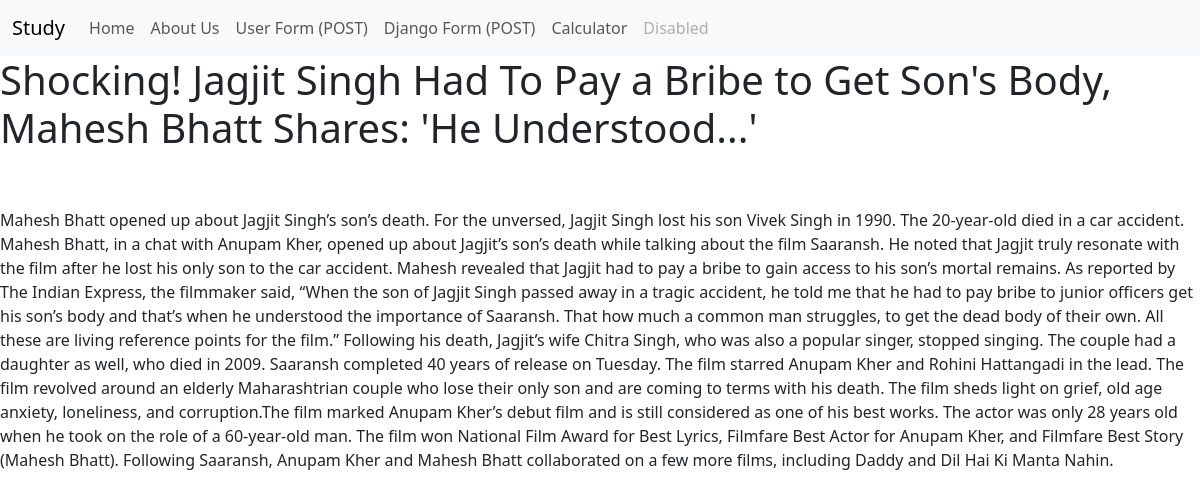
/news/news-details/2/, run on the app's committed database.
### news/models.py (models this page shows, shortened)
class News(models.Model):
    title=models.CharField(max_length=100)
    details=models.TextField(default="")

### news/views.py (the view)
# urls.py: path('news-details/<int:newsid>/', views.newsdetails , name='news-details'),
def newsdetails(request,newsid):
    news=News.objects.filter(id=newsid).first()
    data={
        'title' : 'New Details for :' + str(newsid),
        'newsid' : newsid,
    }
    if news is not None:
        data['news']=news
    return render(request , 'newsdetails.html' , data)

### news/templates/newsdetails.html (shortened to what this page needs)
{% extends 'base.html' %}
    {% block content %}
        {% if news %}
            <h1> {{news.title}} </h1><br><br>
            <p>
                {{news.details}}
            </p>
        {% else %}
            <p>
                <h4>Unable to find News!!</h4>
            </p>
        {% endif %}
    {% endblock %}

### data on the page
News: title "Shocking! Jagjit Singh Had To Pay a Bribe to Get Son's Body, Mahesh Bhatt Shares: 'He Understood...'", details "Mahesh Bhatt opened up about Jagjit Singh’s son’s death. For the unversed, Jagjit Singh lost his son Vivek Singh in 1990. The 20-year-old died in a car accident. Mahesh Bhatt, in a chat with Anupam Kher, opened up about Jagjit’s son’s death while talking about the film Saaransh. He noted that Jagjit truly resonate with the film after he lost his only son to the car accident. Mahesh revealed that Jagjit had to pay a bribe to gain access to his son’s mortal remains. As reported by The Indian Express, the filmmaker said, “When the son of Jagjit Singh passed away in a tragic accident, he told me that he had to pay bribe to junior officers get his son’s body and that’s when he understood the…"
